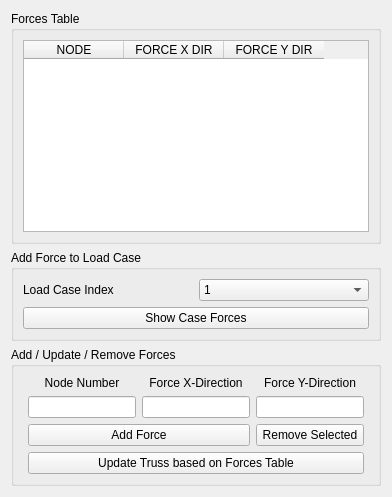
         <widget class="QWidget" name="Forces_Tab">
          <attribute name="title">
           <string>Forces</string>
          </attribute>
          <layout class="QHBoxLayout" name="horizontalLayout_9">
           <item>
            <layout class="QVBoxLayout" name="verticalLayout_7" stretch="2,0,0">
             <item>
              <widget class="QGroupBox" name="groupBox_7">
               <property name="title">
                <string>Forces Table</string>
               </property>
               <layout class="QHBoxLayout" name="horizontalLayout_10">
                <item>
                 <widget class="QTableWidget" name="Force_Table_Widget">
                  <property name="editTriggers">
                   <set>QAbstractItemView::AllEditTriggers</set>
                  </property>
                  <property name="alternatingRowColors">
                   <bool>true</bool>
                  </property>
                  <property name="sortingEnabled">
                   <bool>false</bool>
                  </property>
                  <property name="rowCount">
                   <number>0</number>
                  </property>
                  <column>
                   <property name="text">
                    <string>NODE</string>
                   </property>
                   <property name="textAlignment">
                    <set>AlignCenter</set>
                   </property>
                  </column>
                  <column>
                   <property name="text">
                    <string>FORCE X DIR</string>
                   </property>
                   <property name="textAlignment">
                    <set>AlignCenter</set>
                   </property>
                  </column>
                  <column>
                   <property name="text">
                    <string>FORCE Y DIR</string>
                   </property>
                   <property name="textAlignment">
                    <set>AlignCenter</set>
                   </property>
                  </column>
                 </widget>
                </item>
               </layout>
              </widget>
             </item>
             <item>
              <widget class="QGroupBox" name="groupBox_17">
               <property name="title">
                <string>Add Force to Load Case</string>
               </property>
               <layout class="QHBoxLayout" name="horizontalLayout_18">
                <item>
                 <layout class="QGridLayout" name="gridLayout_8">
                  <item row="0" column="0">
                   <widget class="QLabel" name="label_7">
                    <property name="text">
                     <string>Load Case Index</string>
                    </property>
                   </widget>
                  </item>
                  <item row="0" column="1">
                   <widget class="QComboBox" name="LoadCaseComboBox_Widget">
                    <item>
                     <property name="text">
                      <string>1</string>
                     </property>
                    </item>
                    <item>
                     <property name="text">
                      <string>2</string>
                     </property>
                    </item>
                    <item>
                     <property name="text">
                      <string>3</string>
                     </property>
                    </item>
                    <item>
                     <property name="text">
                      <string>4</string>
                     </property>
                    </item>
                    <item>
                     <property name="text">
                      <string>5</string>
                     </property>
                    </item>
                    <item>
                     <property name="text">
                      <string>6</string>
                     </property>
                    </item>
                    <item>
                     <property name="text">
                      <string>7</string>
                     </property>
                    </item>
                    <item>
                     <property name="text">
                      <string>8</string>
                     </property>
                    </item>
                    <item>
                     <property name="text">
                      <string>9</string>
                     </property>
                    </item>
                    <item>
                     <property name="text">
                      <string>10</string>
                     </property>
                    </item>
                   </widget>
                  </item>
                  <item row="1" column="0" colspan="2">
                   <widget class="QPushButton" name="Show_Load_Case_Table_Button">
                    <property name="text">
                     <string>Show Case Forces</string>
                    </property>
                   </widget>
                  </item>
                 </layout>
                </item>
               </layout>
              </widget>
             </item>
             <item>
              <widget class="QGroupBox" name="groupBox_8">
               <property name="title">
                <string>Add / Update / Remove Forces</string>
               </property>
               <layout class="QHBoxLayout" name="horizontalLayout_11">
                <item>
                 <layout class="QGridLayout" name="Add_Remove_Forces_Grid">
                  <property name="leftMargin">
                   <number>5</number>
                  </property>
                  <property name="rightMargin">
                   <number>5</number>
                  </property>
                  <item row="1" column="2">
                   <widget class="QLineEdit" name="Force_Y_LEdit">
                    <property name="alignment">
                     <set>Qt::AlignCenter</set>
                    </property>
                   </widget>
                  </item>
                  <item row="3" column="0" colspan="3">
                   <widget class="QPushButton" name="Update_Truss_Forces_Button">
                    <property name="text">
                     <string>Update Truss based on Forces Table</string>
                    </property>
                   </widget>
                  </item>
                  <item row="0" column="2">
                   <widget class="QLabel" name="Force_Y_Label">
                    <property name="text">
                     <string>Force Y-Direction</string>
                    </property>
                    <property name="alignment">
                     <set>Qt::AlignCenter</set>
                    </property>
                   </widget>
                  </item>
                  <item row="1" column="1">
                   <widget class="QLineEdit" name="Force_X_LEdit">
                    <property name="alignment">
                     <set>Qt::AlignCenter</set>
                    </property>
                   </widget>
                  </item>
                  <item row="2" column="2">
                   <widget class="QPushButton" name="Remove_Force_Button">
                    <property name="sizePolicy">
                     <sizepolicy hsizetype="Minimum" vsizetype="Expanding">
                      <horstretch>0</horstretch>
                      <verstretch>0</verstretch>
                     </sizepolicy>
                    </property>
                    <property name="text">
                     <string>Remove Selected</string>
                    </property>
                   </widget>
                  </item>
                  <item row="0" column="0">
                   <widget class="QLabel" name="Force_Node_Number_Label">
                    <property name="text">
                     <string>Node Number</string>
                    </property>
                    <property name="alignment">
                     <set>Qt::AlignCenter</set>
                    </property>
                   </widget>
                  </item>
                  <item row="0" column="1">
                   <widget class="QLabel" name="Force_X_Label">
                    <property name="text">
                     <string>Force X-Direction</string>
                    </property>
                    <property name="alignment">
                     <set>Qt::AlignCenter</set>
                    </property>
                   </widget>
                  </item>
                  <item row="1" column="0">
                   <widget class="QLineEdit" name="Force_Node_Number_LEdit">
                    <property name="alignment">
                     <set>Qt::AlignCenter</set>
                    </property>
                   </widget>
                  </item>
                  <item row="2" column="0" colspan="2">
                   <widget class="QPushButton" name="Add_Force_Button">
                    <property name="sizePolicy">
                     <sizepolicy hsizetype="Minimum" vsizetype="Expanding">
                      <horstretch>0</horstretch>
                      <verstretch>0</verstretch>
                     </sizepolicy>
                    </property>
                    <property name="text">
                     <string>Add Force</string>
                    </property>
                   </widget>
                  </item>
                 </layout>
                </item>
               </layout>
              </widget>
             </item>
            </layout>
           </item>
          </layout>
         </widget>
